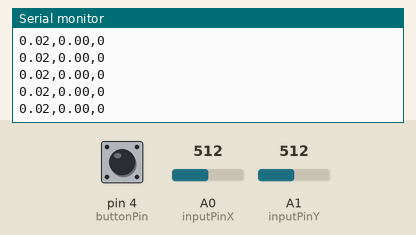
Recording of a sketch running on a simulated Arduino Uno, built with avr-gcc and run on an emulated ATmega328P. Shown: the last lines printed to the serial monitor. The inputs (shaded band) are chosen by the test bench; at power-on: A0 (inputPinX) = 512, A1 (inputPinY) = 512, pin 4 (buttonPin) LOW.

Above: at 1.2 s.
1.3 s: A0 (inputPinX) set to 487
At 1.9 s:
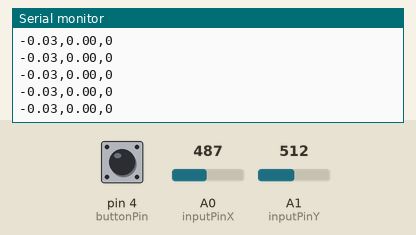
8.9 s: A1 (inputPinY) set to 518
At 9.8 s:
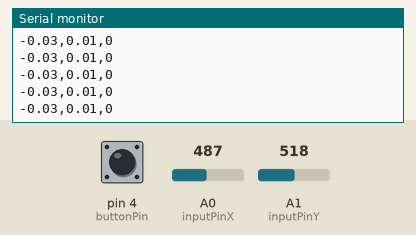
10.4 s: A1 (inputPinY) set to 495
At 11.1 s:
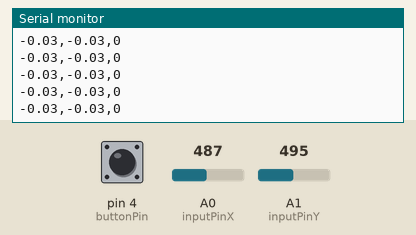
Timing chart, 0 to 12.9 s (numbered marks = the images above; inputs shaded):
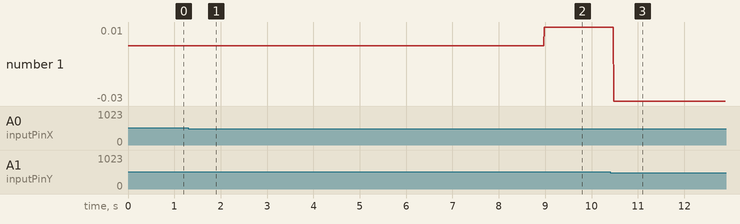

Measured:
- after the input at 1.3 s, the serial monitor: prints a new line after 0.08 s (image 1)
- after the input at 8.9 s, the serial monitor: prints a new line after 0.08 s (image 2)
- after the input at 10.4 s, the serial monitor: prints a new line after 0.08 s (image 3)
- plotted number 1: 0 → 0.01 after the input at 8.9 s

The sketch:

unity.ino
```cpp
const int inputPinX = A0;
const int inputPinY = A1;
const int buttonPin = 4;

int buttonState = 0;

void setup() {
  Serial.begin(9600);

  pinMode(inputPinX, INPUT);
  pinMode(inputPinY, INPUT);
  pinMode(buttonPin, INPUT);
}

void loop() {
  float xValue = (analogRead(A0) / 1023.0 * 2.0) - 1.0;
  float yValue = (analogRead(A1) / 1023.0 * 2.0) - 1.0;

  buttonState = digitalRead(buttonPin);

  Serial.print(xValue + 0.02);
  Serial.print(",");
  Serial.print(yValue);
  Serial.print(",");
  Serial.println(buttonState);

  delay(1);
}
```
